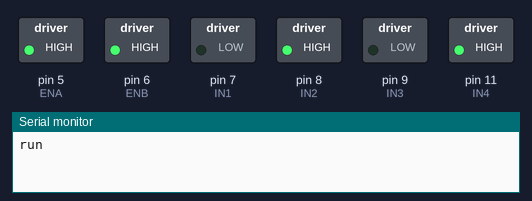
Recording of a sketch running on a simulated Arduino Uno, built with avr-gcc and run on an emulated ATmega328P. Parts: switched loads named in the sketch (green lamp = pin HIGH), the last lines printed to the serial monitor.

Above: at 0.2 s.
At 1.2 s:
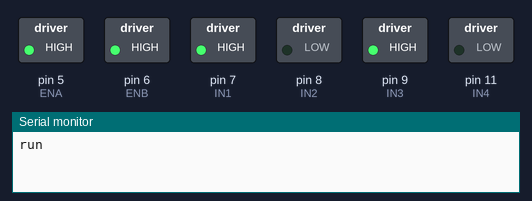
At 2.7 s:
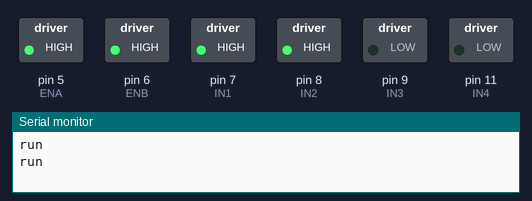
At 3.7 s:
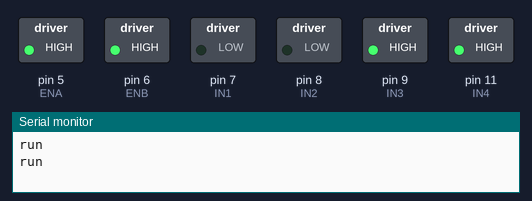
Timing chart, 0 to 4.6 s (numbered marks = the images above):
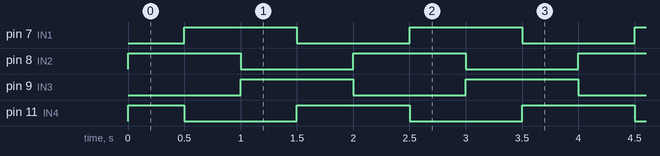

Measured:
- by itself, pin 7 (IN1), pin 8 (IN2), pin 9 (IN3): alternates HIGH for 1.0 s and LOW for 1.0 s
- by itself, pin 11 (IN4): repeats every 2.0 s: LOW 1.0 s, HIGH 1.0 s
- by itself, everything shown: repeats every 2.0 s, in 4 steps

The sketch:

163-RobotDestraSinistra.ino
```cpp
#define ENA 5
#define ENB 6
#define IN1 7
#define IN2 8
#define IN3 9
#define IN4 11

void setup() {
  Serial.begin(9600);
  pinMode(IN3, OUTPUT);
  pinMode(IN4, OUTPUT);
  pinMode(IN1, OUTPUT);
  pinMode(IN2, OUTPUT);
  pinMode(ENA, OUTPUT);
  pinMode(ENB, OUTPUT);
  digitalWrite(ENB, HIGH);
  digitalWrite(ENA, HIGH);
}

void loop() {
  Serial.println("run");
  digitalWrite(IN3, LOW);
  digitalWrite(IN4, HIGH);
  digitalWrite(IN1, LOW);
  digitalWrite(IN2, HIGH);
  delay(500); //delay 500ms
  digitalWrite(IN3, LOW);
  digitalWrite(IN4, LOW);
  digitalWrite(IN1, HIGH);
  digitalWrite(IN2, HIGH);

  delay(500);
  digitalWrite(IN3, HIGH);
  digitalWrite(IN4, LOW); //Right wheel turning backwards
  digitalWrite(IN1, HIGH);
  digitalWrite(IN2, LOW);
  delay(500);
  digitalWrite(IN3, HIGH);
  digitalWrite(IN4, HIGH); //Right wheel stoped
  digitalWrite(IN1, LOW);
  digitalWrite(IN2, LOW);
  delay(500);
}
```
